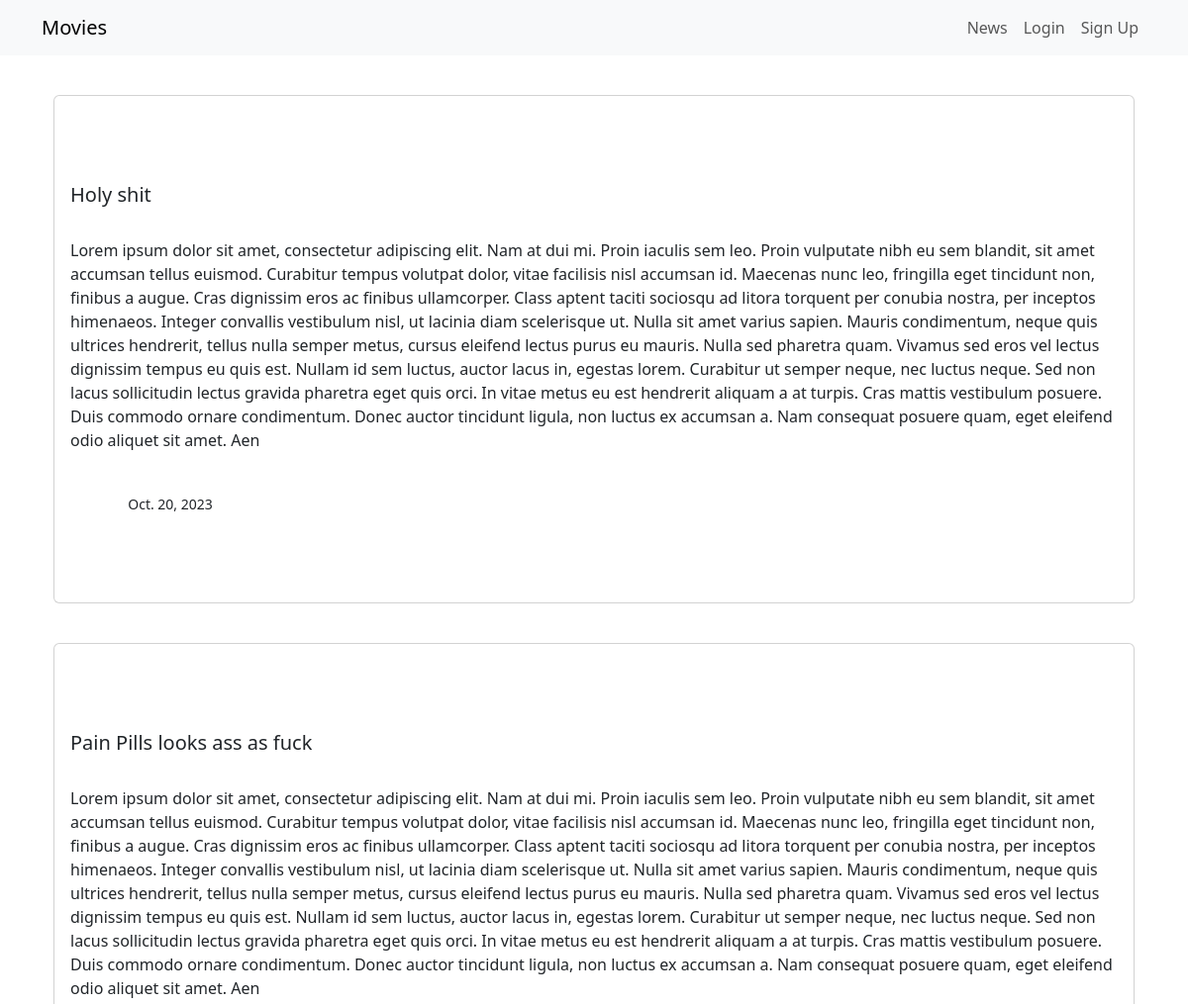
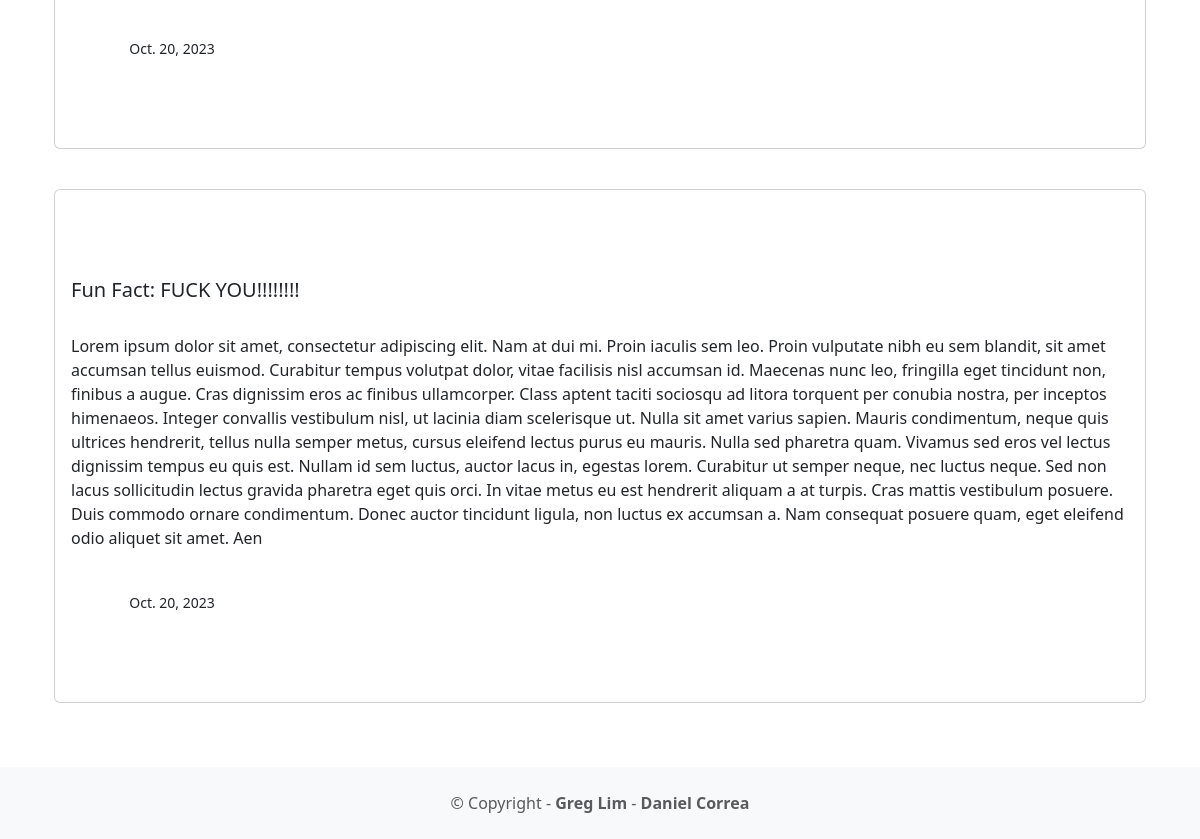
Page /news/ on the committed database (2 pictures, top to bottom).
### news/models.py (models this page shows)
class News(models.Model):
    headline = models.CharField(max_length=200)
    body = models.TextField()
    date = models.DateField()

### news/views.py (the view)
# urls.py: path('news/', include('news.urls')),
def news(request):
    newss = News.objects.all()
    return render(request, 'news.html', {
        'newss': newss
    })

### news/templates/news.html
{% extends 'base.html' %}
{% block content %}
<div class="container">
      {% for news in newss %}
      <div class="card mb-3">
        <div class="row g-0">
            <div class="card-body">
              <h5 class="card-title">{{ news.headline }}</h5>
              <p class="card-text">{{ news.body }}</p>
              <p class="card-text"><small
                class="text-muted">
                {{ news.date }}
              </small></p>
            </div>
        </div>
      </div>
      {% endfor %}
</div>
{% endblock content %}

### rows in the picture
News: headline "Holy shit", body "Lorem ipsum dolor sit amet, consectetur adipiscing elit. Nam at dui mi. Proin iaculis sem leo. Proin vulputate nibh eu sem blandit, sit amet accumsan tellus euismod. Curabitur tempus volutpat dolor, vitae facilisis nisl accumsan id. Maecenas nunc leo, fringilla eget tincidunt non, finibus a augue. Cras dignissim eros ac finibus ullamcorper. Class aptent taciti sociosqu ad litora torquent per conubia nostra, per inceptos himenaeos. Integer convallis vestibulum nisl, ut lacinia diam scelerisque ut. Nulla sit amet varius sapien. Mauris condimentum, neque quis ultrices hendrerit, tellus nulla semper metus, cursus eleifend lectus purus eu mauris. Nulla sed pharetra quam. Vivamus sed eros vel…", date "Oct. 20, 2023"
News: headline "Pain Pills looks ass as fuck", body "Lorem ipsum dolor sit amet, consectetur adipiscing elit. Nam at dui mi. Proin iaculis sem leo. Proin vulputate nibh eu sem blandit, sit amet accumsan tellus euismod. Curabitur tempus volutpat dolor, vitae facilisis nisl accumsan id. Maecenas nunc leo, fringilla eget tincidunt non, finibus a augue. Cras dignissim eros ac finibus ullamcorper. Class aptent taciti sociosqu ad litora torquent per conubia nostra, per inceptos himenaeos. Integer convallis vestibulum nisl, ut lacinia diam scelerisque ut. Nulla sit amet varius sapien. Mauris condimentum, neque quis ultrices hendrerit, tellus nulla semper metus, cursus eleifend lectus purus eu mauris. Nulla sed pharetra quam. Vivamus sed eros vel…", date "Oct. 20, 2023"
News: headline "Fun Fact: FUCK YOU!!!!!!!!", body "Lorem ipsum dolor sit amet, consectetur adipiscing elit. Nam at dui mi. Proin iaculis sem leo. Proin vulputate nibh eu sem blandit, sit amet accumsan tellus euismod. Curabitur tempus volutpat dolor, vitae facilisis nisl accumsan id. Maecenas nunc leo, fringilla eget tincidunt non, finibus a augue. Cras dignissim eros ac finibus ullamcorper. Class aptent taciti sociosqu ad litora torquent per conubia nostra, per inceptos himenaeos. Integer convallis vestibulum nisl, ut lacinia diam scelerisque ut. Nulla sit amet varius sapien. Mauris condimentum, neque quis ultrices hendrerit, tellus nulla semper metus, cursus eleifend lectus purus eu mauris. Nulla sed pharetra quam. Vivamus sed eros vel…", date "Oct. 20, 2023"
